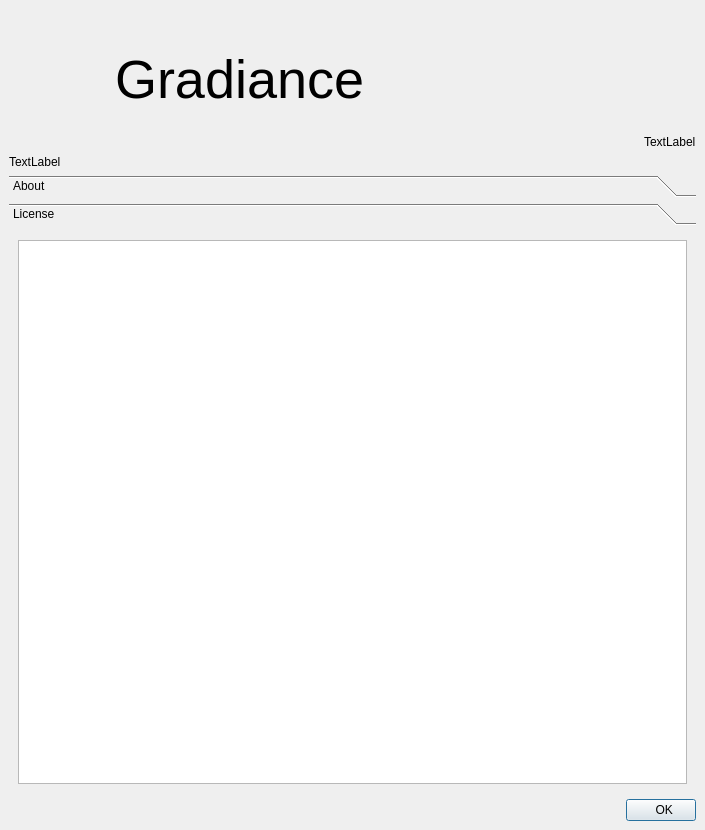
<?xml version="1.0" encoding="UTF-8"?>
<ui version="4.0">
 <class>Form</class>
 <widget class="QWidget" name="Form">
  <property name="geometry">
   <rect>
    <x>0</x>
    <y>0</y>
    <width>705</width>
    <height>830</height>
   </rect>
  </property>
  <property name="windowTitle">
   <string>Form</string>
  </property>
  <layout class="QHBoxLayout" name="horizontalLayout">
   <property name="spacing">
    <number>0</number>
   </property>
   <property name="leftMargin">
    <number>0</number>
   </property>
   <property name="topMargin">
    <number>0</number>
   </property>
   <property name="rightMargin">
    <number>0</number>
   </property>
   <property name="bottomMargin">
    <number>0</number>
   </property>
   <item>
    <widget class="QWidget" name="widget" native="true">
     <property name="contextMenuPolicy">
      <enum>Qt::ActionsContextMenu</enum>
     </property>
     <property name="autoFillBackground">
      <bool>false</bool>
     </property>
     <property name="styleSheet">
      <string notr="true"/>
     </property>
     <layout class="QVBoxLayout" name="verticalLayout_3" stretch="0,0,1,0">
      <item>
       <layout class="QHBoxLayout" name="horizontalLayout_4" stretch="0,1">
        <item>
         <layout class="QVBoxLayout" name="verticalLayout_2">
          <item>
           <widget class="QLabel" name="lblIcon">
            <property name="minimumSize">
             <size>
              <width>100</width>
              <height>100</height>
             </size>
            </property>
            <property name="text">
             <string/>
            </property>
           </widget>
          </item>
          <item>
           <spacer name="verticalSpacer">
            <property name="orientation">
             <enum>Qt::Vertical</enum>
            </property>
            <property name="sizeHint" stdset="0">
             <size>
              <width>20</width>
              <height>40</height>
             </size>
            </property>
           </spacer>
          </item>
         </layout>
        </item>
        <item>
         <layout class="QVBoxLayout" name="verticalLayout">
          <item>
           <layout class="QHBoxLayout" name="horizontalLayout_2" stretch="1,0">
            <item>
             <widget class="QLabel" name="label">
              <property name="font">
               <font>
                <pointsize>-1</pointsize>
               </font>
              </property>
              <property name="styleSheet">
               <string notr="true">font-size:54px;</string>
              </property>
              <property name="text">
               <string>Gradiance</string>
              </property>
             </widget>
            </item>
            <item>
             <widget class="QLabel" name="lblTitle">
              <property name="text">
               <string>TextLabel</string>
              </property>
              <property name="alignment">
               <set>Qt::AlignBottom|Qt::AlignLeading|Qt::AlignLeft</set>
              </property>
             </widget>
            </item>
           </layout>
          </item>
         </layout>
        </item>
       </layout>
      </item>
      <item>
       <widget class="QLabel" name="lblHome">
        <property name="text">
         <string>TextLabel</string>
        </property>
        <property name="textFormat">
         <enum>Qt::RichText</enum>
        </property>
        <property name="openExternalLinks">
         <bool>true</bool>
        </property>
       </widget>
      </item>
      <item>
       <widget class="QToolBox" name="toolBox">
        <property name="currentIndex">
         <number>1</number>
        </property>
        <widget class="QWidget" name="page_3">
         <property name="geometry">
          <rect>
           <x>0</x>
           <y>0</y>
           <width>687</width>
           <height>552</height>
          </rect>
         </property>
         <attribute name="label">
          <string>About</string>
         </attribute>
         <layout class="QVBoxLayout" name="verticalLayout_6">
          <item>
           <widget class="QTextEdit" name="textEdit">
            <property name="readOnly">
             <bool>true</bool>
            </property>
           </widget>
          </item>
         </layout>
        </widget>
        <widget class="QWidget" name="page_4">
         <property name="geometry">
          <rect>
           <x>0</x>
           <y>0</y>
           <width>687</width>
           <height>552</height>
          </rect>
         </property>
         <attribute name="label">
          <string>License</string>
         </attribute>
         <layout class="QVBoxLayout" name="verticalLayout_5">
          <item>
           <widget class="QTextEdit" name="textEdit_2">
            <property name="readOnly">
             <bool>true</bool>
            </property>
           </widget>
          </item>
         </layout>
        </widget>
       </widget>
      </item>
      <item>
       <layout class="QHBoxLayout" name="horizontalLayout_5">
        <item>
         <spacer name="horizontalSpacer">
          <property name="orientation">
           <enum>Qt::Horizontal</enum>
          </property>
          <property name="sizeHint" stdset="0">
           <size>
            <width>40</width>
            <height>20</height>
           </size>
          </property>
         </spacer>
        </item>
        <item>
         <widget class="QPushButton" name="btnClose">
          <property name="sizePolicy">
           <sizepolicy hsizetype="Fixed" vsizetype="Fixed">
            <horstretch>0</horstretch>
            <verstretch>0</verstretch>
           </sizepolicy>
          </property>
          <property name="maximumSize">
           <size>
            <width>70</width>
            <height>16777215</height>
           </size>
          </property>
          <property name="styleSheet">
           <string notr="true"/>
          </property>
          <property name="text">
           <string>  OK</string>
          </property>
          <property name="icon">
           <iconset>
            <normaloff>BreezeStyleSheets/dist/pyqt6/dark/dialog_ok.svg</normaloff>BreezeStyleSheets/dist/pyqt6/dark/dialog_ok.svg</iconset>
          </property>
          <property name="checkable">
           <bool>false</bool>
          </property>
          <property name="default">
           <bool>true</bool>
          </property>
         </widget>
        </item>
       </layout>
      </item>
     </layout>
    </widget>
   </item>
  </layout>
 </widget>
 <resources/>
 <connections/>
</ui>
